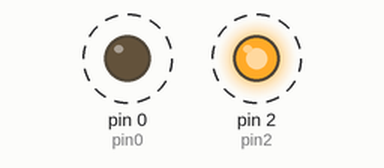
Recording of a sketch running on a simulated Arduino Uno, built with avr-gcc and run on an emulated ATmega328P. Shown: output pins drawn as LEDs (lit = HIGH). Dashed ring = blinking.

Above: at 0.2 s.
Timing chart, 0 to 3.0 s (numbered marks = the images above):
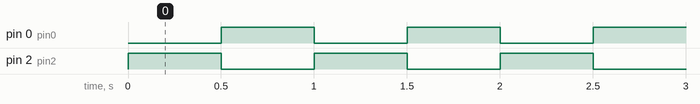

The sketch:

Blink_Test.ino
```cpp
int pin2=2;
int pin0=0;
void setup() {
  pinMode(pin2, OUTPUT); //initialize GPIO2 as the output
  pinMode(pin0, OUTPUT);
}

void loop() {
  // put your main code here, to run repeatedly:
  digitalWrite(pin2,HIGH);// turn the Led on (High=voltage level)
  digitalWrite (pin0,LOW);
  delay(500); //wait a second
  digitalWrite(pin2,LOW); //turn the LED off by making the voltage low
  digitalWrite(pin0,HIGH);
  delay(500); //wait a second
  }
```

Measured:
- by itself, pin 0 (pin0), pin 2 (pin2): alternates HIGH for 0.50 s and LOW for 0.50 s
